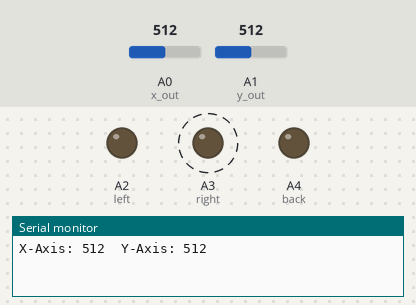
Bench run of a sketch on a simulated Arduino Uno, built with avr-gcc and run on an emulated ATmega328P. Parts: output pins drawn as LEDs (lit = HIGH), the last lines printed to the serial monitor. Dashed ring = blinking. The test bench sets the inputs (shaded band); at power-on: A0 (x_out) = 512, A1 (y_out) = 512. No radio packets arrive unless stated.

Above: at 0.2 s.
1.3 s: A0 (x_out) set to 418
4.3 s: A0 (x_out) set to 390
At 5.4 s:
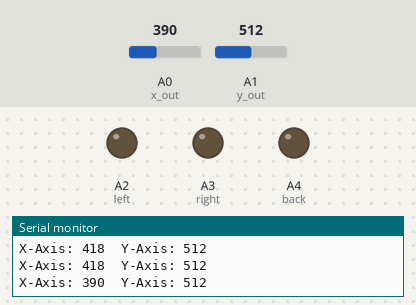
5.8 s: A1 (y_out) set to 317
7.6 s: A1 (y_out) set to 285
At 8.47 s:
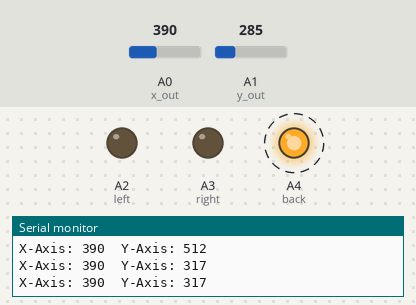
10.6 s: A0 (x_out) set to 306
13.6 s: A0 (x_out) set to 291
At 13.98 s:
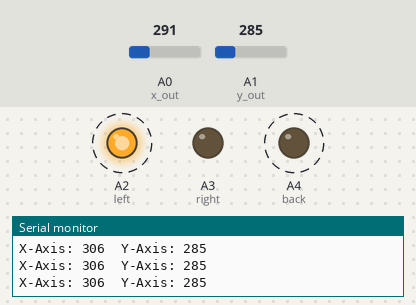
Timing chart, 0 to 17.6 s (numbered marks = the images above; inputs shaded):
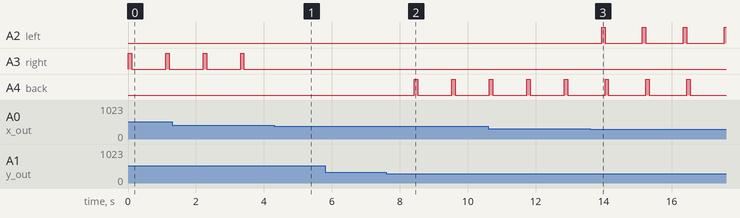

Measured:
- the behaviour switches between 400 and 399 on A0 (x_out) (found by bisection; images 0 and 1)
- the behaviour switches between 300 and 299 on A1 (y_out) (found by bisection; images 1 and 2)
- the behaviour switches between 299 and 298 on A0 (x_out) (found by bisection; images 2 and 3)
- after the input at 4.3 s, A3 (right): stops changing and stays LOW
- after the input at 7.6 s, A4 (back): alternates HIGH for 0.10 s and LOW for 1.0 s, starting after 0.83 s
- after the input at 13.6 s, A2 (left): alternates HIGH for 0.10 s and LOW for 1.1 s, starting after 0.34 s
- by itself, A3 (right): alternates HIGH for 0.10 s and LOW for 1.0 s

The sketch:

Transmitter_code.ino
```cpp
#include <SPI.h>
#include <nRF24L01.h>
#include <RF24.h>

const int x_out = A0;
const int y_out = A1;
const int left  = A2;
const int right = A3;
const int back  = A4;


RF24 radio(9, 10);
const byte address[6] = "00001";

struct data {
  int xAxis;
  int yAxis;
};
data send_data;

void setup() {
  pinMode(left, OUTPUT);
  pinMode(right, OUTPUT);
  pinMode(back, OUTPUT);
  radio.begin();
  radio.openWritingPipe(address);
  radio.setPALevel(RF24_PA_MIN);
  radio.setDataRate(RF24_250KBPS);
  radio.stopListening();
  Serial.begin(9600);
}

void loop() {
  send_data.xAxis = analogRead(x_out);
  send_data.yAxis = analogRead(y_out);

  if (analogRead(x_out)<299) {

    digitalWrite(left, HIGH);
    delay(100);
    digitalWrite(left, LOW);

  }

  else if (analogRead(x_out)>399) {
    digitalWrite(right, HIGH);
    delay(100);
    digitalWrite(right, LOW);
  }

  else {
    digitalWrite(left, LOW);
    digitalWrite(right, LOW);
  }

  if (analogRead(y_out)<300) {
    digitalWrite(back, HIGH);
    delay(100);
    digitalWrite(back, LOW);
  }

  else if (analogRead(y_out)>410) {
  digitalWrite(back, LOW);
  }

  else {
    digitalWrite(back, LOW);
  }


  radio.write(&send_data, sizeof(data));

  Serial.print("X-Axis: ");
  Serial.print(send_data.xAxis);
  Serial.print("\tY-Axis: ");
  Serial.println(send_data.yAxis);

  delay(1000);
}
```
